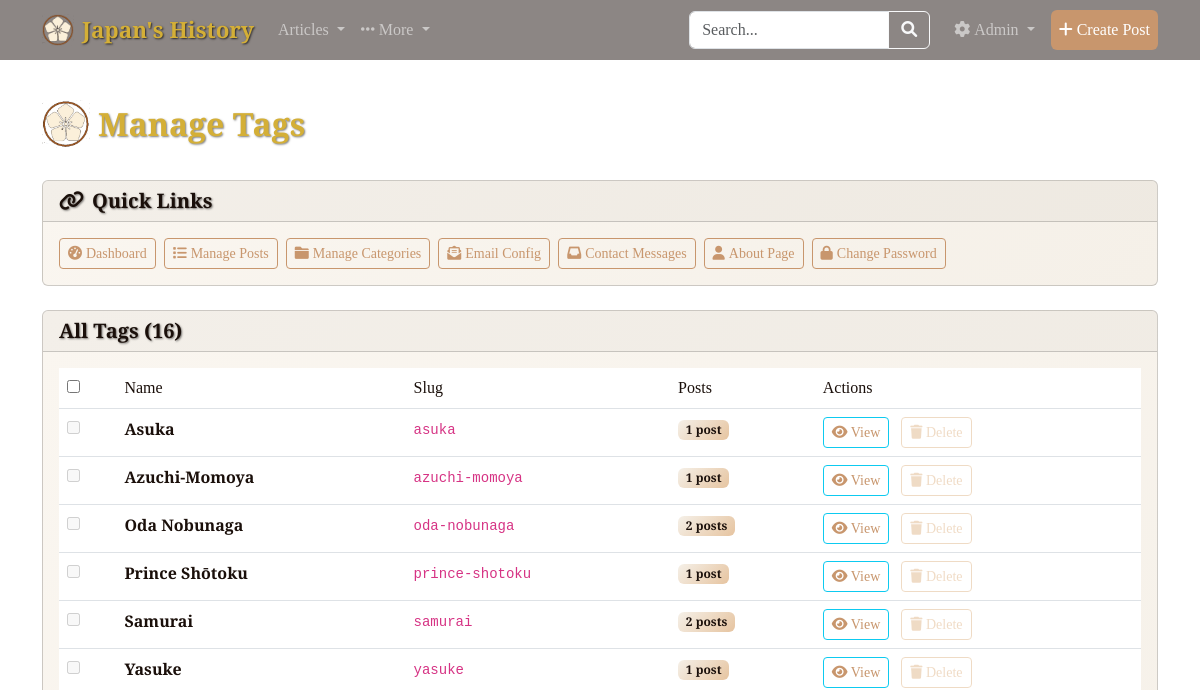
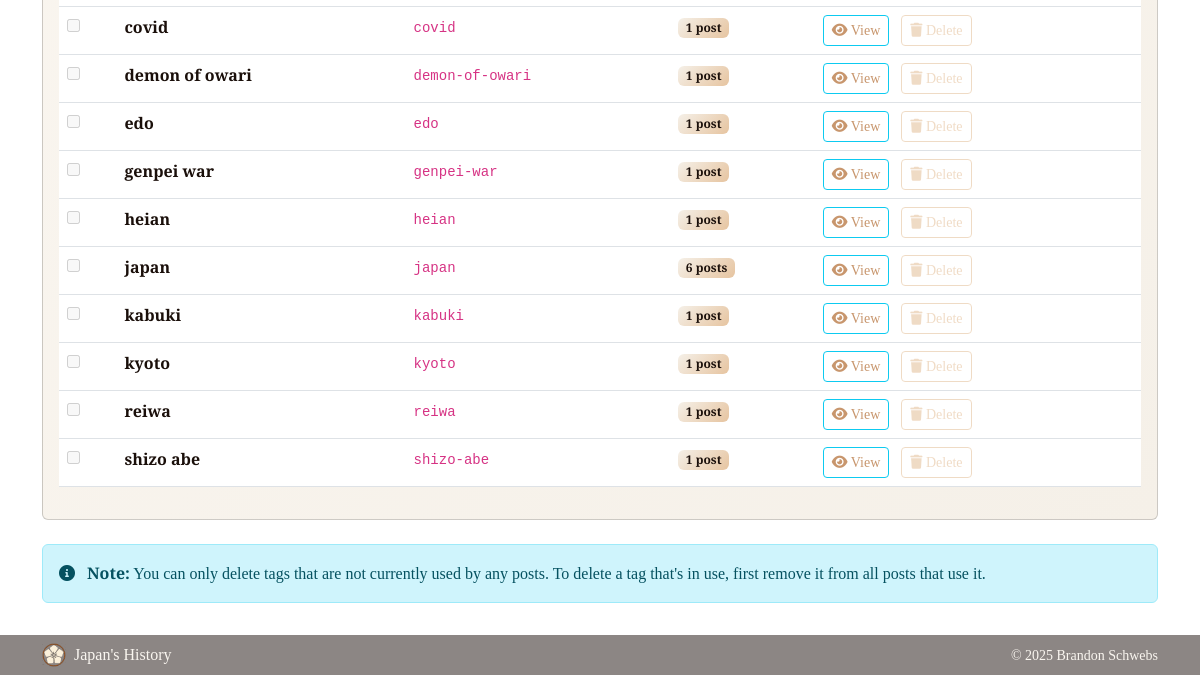
The app's page /admin/tags (signed in), older data (2 pictures, top to bottom).
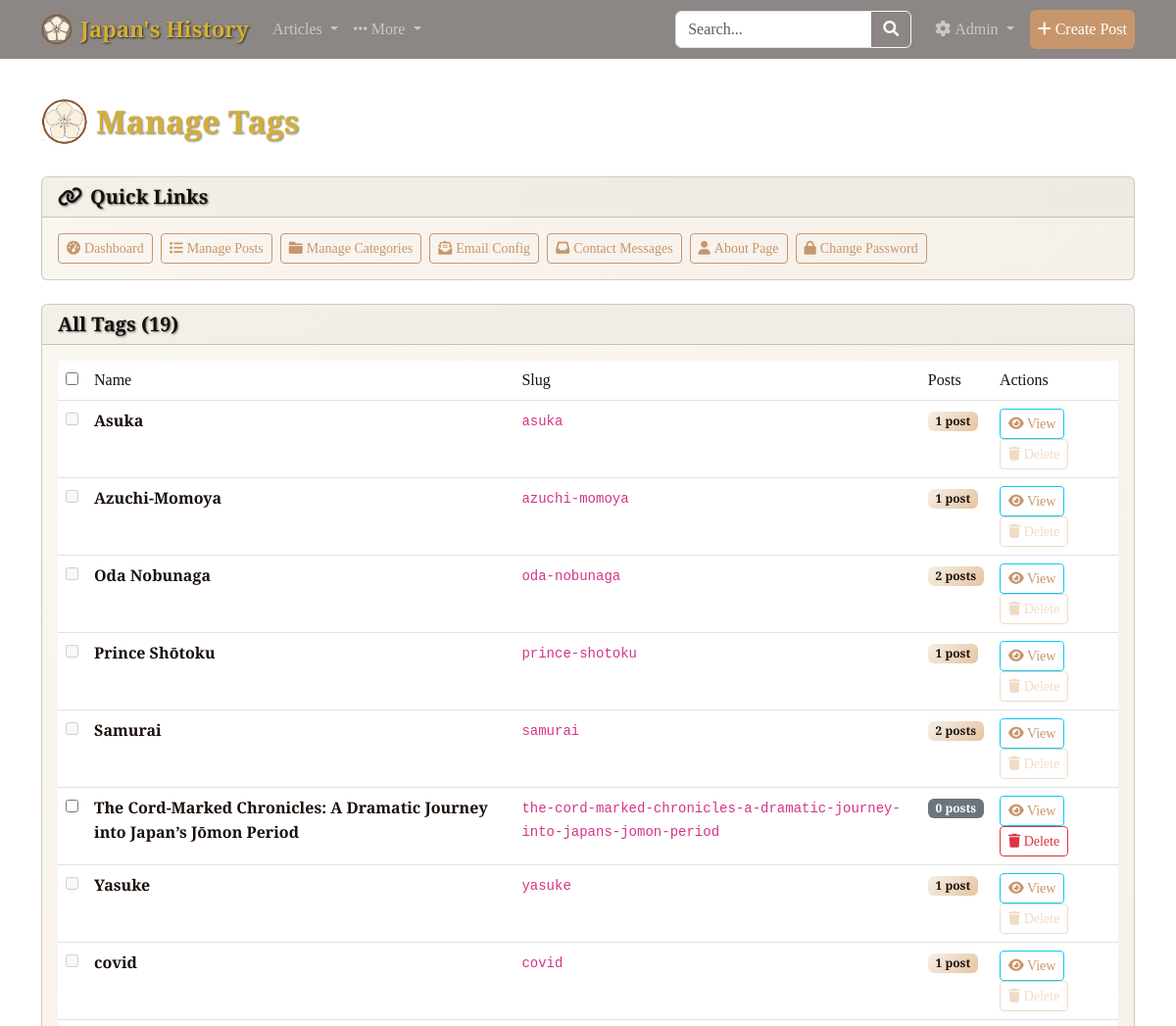
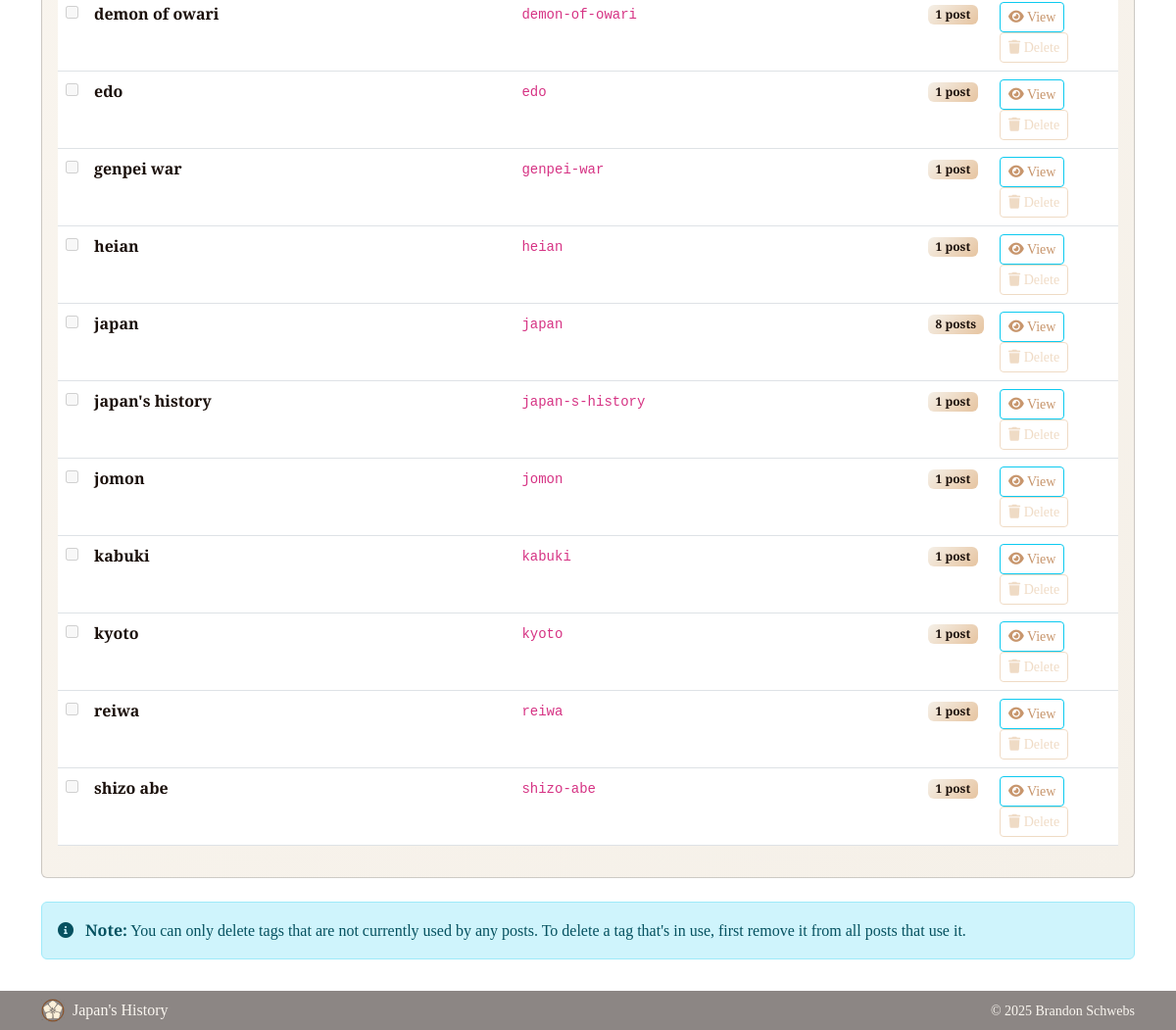
The same page, newer data (2 pictures, top to bottom).
### tables this page shows
CREATE TABLE tags (
                id INTEGER PRIMARY KEY AUTOINCREMENT,
                name TEXT UNIQUE NOT NULL,
                slug TEXT UNIQUE NOT NULL,
                created_at TIMESTAMP DEFAULT CURRENT_TIMESTAMP
            );

### routes/admin.py (the view)
@admin.route('/admin/tags')
@admin_required
def admin_tags():
    tags = TagModel.get_all_tags()
    return render_template('admin/tags.html', tags=tags)

### forms.py
class SearchForm(FlaskForm):
    query = StringField('Search', validators=[Length(max=200)], render_kw={"placeholder": "Search posts..."})
    submit = SubmitField('Search')

### models.py (called while the page is built)
def get_db():
    db = getattr(g, '_database', None)
    if db is None:
        db = g._database = sqlite3.connect(current_app.config['DATABASE'])
        db.row_factory = sqlite3.Row
    return db

    @staticmethod
    def get_introduction_post():
        db = get_db()
        return db.execute('''
            SELECT p.* FROM posts p
            JOIN categories c ON p.category_id = c.id
            WHERE c.slug = 'introduction'
            LIMIT 1
        ''').fetchone()

    @staticmethod
    def get_all_tags():
        db = get_db()
        return db.execute('''
            SELECT t.*, COUNT(pt.post_id) as post_count
            FROM tags t
            LEFT JOIN post_tags pt ON t.id = pt.tag_id
            GROUP BY t.id
            ORDER BY t.name
        ''').fetchall()

    @staticmethod
    def get_all_categories():
        db = get_db()
        return db.execute('''
            SELECT c.*, COUNT(p.id) as post_count
            FROM categories c
            LEFT JOIN posts p ON c.id = p.category_id
            GROUP BY c.id
            ORDER BY c.name
        ''').fetchall()

### routes/main.py (called while the page is built)
@main.app_context_processor
def inject_template_vars():
    all_categories = CategoryModel.get_all_categories()
    categories_with_articles = [cat for cat in all_categories if cat['post_count'] > 0]
    introduction_post = PostModel.get_introduction_post()
    return {
        'is_admin_logged_in': is_admin_logged_in(),
        'categories': categories_with_articles,
        'navbar_introduction_post': introduction_post
    }

### routes/search.py (called while the page is built)
@search.app_context_processor
def inject_search_form():
    return {'search_form': SearchForm(), 'is_admin_logged_in': is_admin_logged_in()}

### utils.py (called while the page is built)
def admin_required(f):
    @wraps(f)
    def decorated_function(*args, **kwargs):
        if not session.get('admin_logged_in'):
            flash('Admin access required.', 'error')
            return redirect(url_for('auth.admin_login'))
        return f(*args, **kwargs)
    return decorated_function

def is_admin_logged_in():
    return session.get('admin_logged_in', False)

### templates/admin/tags.html (shortened to what this page needs)
{% extends "base.html" %}
{% block content %}
<div class="d-flex justify-content-between align-items-center mb-4">
    <h1 class="d-flex align-items-center" style="font-size: 2rem;"><img src="{{ url_for('static', filename='img/Japanese History Blog Logo - Styled.png') }}" alt="Japan's History Logo" class="me-2" style="height: 48px; width: 48px;">Manage Tags</h1>
</div>
<div class="row mb-4">
    <div class="col-12">
        <div class="card">
            <div class="card-header d-flex justify-content-between align-items-center">
                <h5 class="mb-0"><i class="fas fa-link me-2"></i>Quick Links</h5>
            </div>
            <div class="card-body">
                <div class="collapse d-md-block" id="quickLinksCollapseTags">
                    <div class="d-flex flex-wrap gap-2">
                    <a href="{{ url_for('admin.admin_dashboard') }}" class="btn btn-outline-primary btn-sm">
                        <i class="fas fa-tachometer-alt me-1"></i>Dashboard
                    </a>
                    <a href="{{ url_for('admin.admin_posts') }}" class="btn btn-outline-primary btn-sm">
                        <i class="fas fa-list me-1"></i>Manage Posts
                    </a>
                    <a href="{{ url_for('admin.admin_categories') }}" class="btn btn-outline-primary btn-sm">
                        <i class="fas fa-folder me-1"></i>Manage Categories
                    </a>
                    <a href="{{ url_for('admin.admin_email_config') }}" class="btn btn-outline-primary btn-sm">
                        <i class="fas fa-envelope-open-text me-1"></i>Email Config
                    </a>
                    <a href="{{ url_for('admin.admin_contact_messages') }}" class="btn btn-outline-primary btn-sm">
                        <i class="fas fa-inbox me-1"></i>Contact Messages
                    </a>
                    <a href="{{ url_for('admin.admin_about') }}" class="btn btn-outline-primary btn-sm">
                        <i class="fas fa-user me-1"></i>About Page
                    </a>
                    <a href="{{ url_for('admin.admin_change_password') }}" class="btn btn-outline-primary btn-sm">
                        <i class="fas fa-lock me-1"></i>Change Password
                    </a>
                    </div>
                </div>
            </div>
        </div>
    </div>
</div>
{% if tags %}
<div class="row">
    <div class="col-12">
        <div class="card">
            <div class="card-header">
                <h5 class="mb-0">All Tags ({{ tags|length }})</h5>
            </div>
            <div class="card-body">
                <div class="table-responsive">
                    <table class="table table-hover">
                        <thead>
                            <tr>
                                <th>
                                    <input type="checkbox" id="selectAll" onchange="toggleSelectAll()">
                                </th>
                                <th>Name</th>
                                <th>Slug</th>
                                <th>Posts</th>
                                <th>Actions</th>
                            </tr>
                        </thead>
                        <tbody>
                            {% for tag in tags %}
                            <tr>
                                <td>
                                    <input type="checkbox" class="tag-checkbox" value="{{ tag.id }}"
                                           onchange="updateBulkDeleteButton()"
                                           {% if tag.post_count > 0 %}disabled title="Cannot delete tags in use"{% endif %}>
                                </td>
                                <td>
                                    <strong>{{ tag.name }}</strong>
                                </td>
                                <td>
                                    <code>{{ tag.slug }}</code>
                                </td>
                                <td>
                                    <span class="badge bg-{{ 'primary' if tag.post_count > 0 else 'secondary' }}">
                                        {{ tag.post_count }} post{{ 's' if tag.post_count != 1 else '' }}
                                    </span>
                                </td>
                                <td>
                                    <a href="{{ url_for('search.posts_by_tag', slug=tag.slug) }}"
                                       class="btn btn-sm btn-outline-info me-2" target="_blank">
                                        <i class="fas fa-eye"></i> View
                                    </a>
                                    {% if tag.post_count == 0 %}
                                    <form method="POST" action="{{ url_for('admin.admin_delete_tag', tag_id=tag.id) }}"
                                          class="d-inline"
                                          onsubmit="return confirm('Are you sure you want to delete the tag \'{{ tag.name }}\'? This action cannot be undone.');">
                                        <button type="submit" class="btn btn-sm btn-outline-danger">
                                            <i class="fas fa-trash"></i> Delete
                                        </button>
                                    </form>
                                    {% else %}
                                    <button class="btn btn-sm btn-outline-secondary" disabled
                                            title="Cannot delete tags that are in use">
                                        <i class="fas fa-trash"></i> Delete
                                    </button>
                                    {% endif %}
                                </td>
                            </tr>
                            {% endfor %}
                        </tbody>
                    </table>
                </div>
            </div>
        </div>
    </div>
</div>
<div class="row mt-4">
    <div class="col-12">
        <div class="alert alert-info">
            <i class="fas fa-info-circle me-2"></i>
            <strong>Note:</strong> You can only delete tags that are not currently used by any posts.
            To delete a tag that's in use, first remove it from all posts that use it.
        </div>
    </div>
</div>
{% endif %}
{% endblock %}

### templates/base.html (shortened to what this page needs)
<!DOCTYPE html>
<html lang="en">
<head>
    <link href="https://cdn.jsdelivr.net/npm/bootstrap@5.3.0/dist/css/bootstrap.min.css" rel="stylesheet">
    <link href="https://cdnjs.cloudflare.com/ajax/libs/font-awesome/6.0.0/css/all.min.css" rel="stylesheet">
    <link href="{{ url_for('static', filename='css/style.css') }}" rel="stylesheet">
</head>
<body>
    <nav class="navbar navbar-expand-lg navbar-dark bg-dark fixed-top">
        <div class="container">
            <a class="navbar-brand d-flex align-items-center" href="{{ url_for('main.index') }}">
                <img src="{{ url_for('static', filename='img/Japanese History Blog Logo - Styled.png') }}" alt="Japan's History Logo" class="me-2" style="height: 32px; width: 32px;">
                Japan's History
            </a>
            <div class="collapse navbar-collapse" id="navbarNav">
                <ul class="navbar-nav me-auto">
                    <li class="nav-item dropdown">
                        <a class="nav-link dropdown-toggle" href="{{ url_for('main.articles') }}" role="button" data-bs-toggle="dropdown" aria-expanded="false">
                            Articles
                        </a>
                    </li>
                    <li class="nav-item dropdown">
                        <a class="nav-link dropdown-toggle" href="#" role="button" data-bs-toggle="dropdown" aria-expanded="false">
                            <i class="fas fa-ellipsis-h me-1"></i>More
                        </a>
                    </li>
                </ul>
                <form class="d-flex me-3" method="GET" action="{{ url_for('search.search_posts') }}">
                    <div class="input-group">
                        <input type="text" name="query" class="form-control" placeholder="Search..."
                               value="{{ request.args.get('query', '') }}" style="width: 200px;">
                        <button type="submit" class="btn btn-outline-light">
                            <i class="fas fa-search"></i>
                        </button>
                    </div>
                </form>
                <ul class="navbar-nav">
                    {% if is_admin_logged_in %}
                    <li class="nav-item dropdown">
                        <a class="nav-link dropdown-toggle" href="#" role="button" data-bs-toggle="dropdown">
                            <i class="fas fa-cog me-1"></i>Admin
                        </a>
                    </li>
                    {% else %}
                    <li class="nav-item">
                        <a class="nav-link" href="{{ url_for('auth.admin_login') }}">
                            <i class="fas fa-lock me-1"></i>Admin
                        </a>
                    </li>
                    {% endif %}
                    {% if is_admin_logged_in %}
                    <li class="nav-item">
                        <a class="nav-link btn btn-primary text-white ms-2" href="{{ url_for('posts.create_post') }}">
                            <i class="fas fa-plus me-1"></i>Create Post
                        </a>
                    </li>
                    {% endif %}
                </ul>
            </div>
        </div>
    </nav>
    <main class="content-section">
        <div class="container mt-4">
            {% block content %}{% endblock %}
        </div>
    </main>
    <footer class="bg-dark text-light py-2 mt-5 fixed-bottom">
        <div class="container">
            <div class="d-flex justify-content-between align-items-center">
                <div class="d-flex align-items-center">
                    <img src="{{ url_for('static', filename='img/Japanese History Blog Logo - Styled.png') }}" alt="Japan's History Logo" class="me-2" style="height: 24px; width: 24px;">
                    <span>Japan's History</span>
                </div>
                <div>
                    <small>&copy; 2025 Brandon Schwebs</small>
                </div>
            </div>
        </div>
    </footer>
    <link href="https://cdn.quilljs.com/1.3.7/quill.snow.css" rel="stylesheet">
</body>
</html>

### static/css/style.css (style rules this page uses)
:root { --primary-dark: #1a0f0a; --primary-brown: #2d1810; --accent-copper: #c8966d; --accent-light: #e6c4a0; --text-cream: #f5f0e8; --text-gold: #d4af37; --text-warm: #faf6f0; --overlay-dark: rgba(45, 24, 16, 0.7); }
.navbar-dark { background-color: rgba(26, 15, 10, 0.5) !important; backdrop-filter: blur(10px); -webkit-backdrop-filter: blur(10px); }
.bg-dark { background-color: var(--primary-dark) !important; }
.navbar.bg-dark { background-color: rgba(26, 15, 10, 0.5) !important; }
footer.bg-dark { background-color: rgba(26, 15, 10, 0.5) !important; }
.btn-primary { background-color: var(--accent-copper); border-color: var(--accent-copper); color: white; }
.btn-outline-primary { border-color: var(--accent-copper); color: var(--accent-copper); }
.btn-outline-secondary { border-color: var(--accent-copper); color: var(--accent-copper); }
.btn-outline-secondary:disabled { border-color: var(--accent-light); color: var(--accent-light); opacity: 0.6; }
.navbar-brand { font-family: 'Cinzel', serif; font-weight: 600; color: var(--text-gold) !important; font-size: 1.4rem; text-shadow: 1px 1px 2px rgba(0,0,0,0.7); }
h1, h2, h3, h4, h5, h6 { color: var(--text-gold) !important; font-family: 'Cinzel', serif; font-weight: 600; text-shadow: 1px 1px 2px rgba(0,0,0,0.5); }
.content-section { min-height: 60vh; }
body { background-size: cover; background-position: center; background-repeat: no-repeat; background-attachment: fixed; color: var(--text-warm); font-family: 'Libre Baskerville', Georgia, serif; padding-top: 76px; padding-bottom: 56px; }
.container { color: var(--text-warm); }
.card { background: linear-gradient(135deg, var(--text-warm) 0%, var(--text-cream) 100%); color: var(--primary-dark); }
.card-body { color: var(--primary-dark); }
.card-header h5 { color: var(--primary-dark) !important; font-weight: bold; }
footer { background-color: rgba(26, 15, 10, 0.5) !important; backdrop-filter: blur(10px); -webkit-backdrop-filter: blur(10px); color: var(--text-warm) !important; }
.bg-primary, .bg-success, .bg-info { background: linear-gradient(135deg, var(--text-cream) 0%, var(--accent-light) 100%) !important; color: var(--primary-dark) !important; }
.table { color: var(--primary-dark) !important; }
.table th, .table td { color: var(--primary-dark) !important; font-weight: 500; }
.table a { color: var(--accent-copper) !important; }

Row changes from the older to the newer data that the page shows:
added tags: name "The Cord‑Marked Chronicles: A Dramatic Journey into Japan’s Jōmon Period", slug "the-cord-marked-chronicles-a-dramatic-journey-into-japans-jomon-period", post_count "0", post_count "s"
computed for tags "japan": post_count "6" → "8"
added tags: name "japan's history", slug "japan-s-history", post_count "1", shows "Delete"
added tags: name "jomon", slug "jomon", post_count "1", shows "Delete"
Text that changed along with them:
{{ tags|length }}: "16" → "19"
